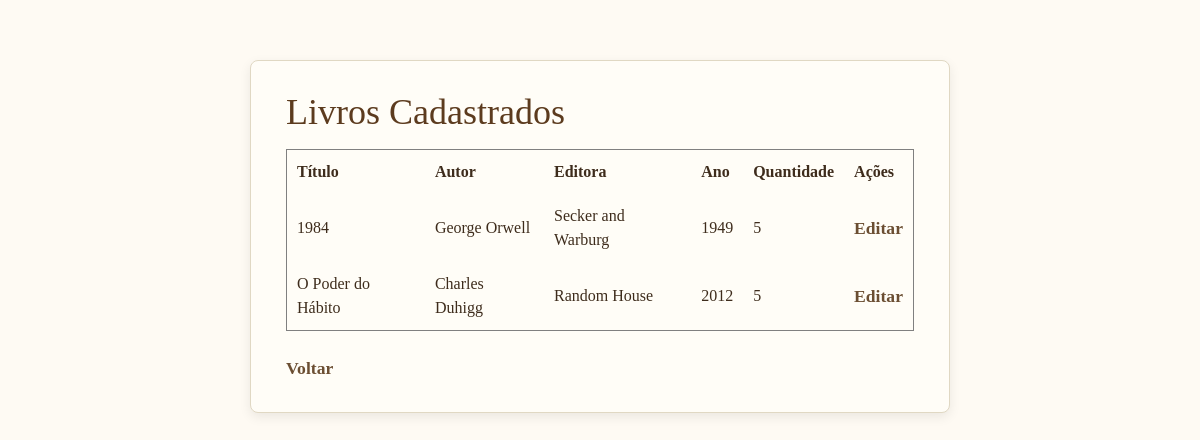
The app's page /lista.php (signed in), older data.
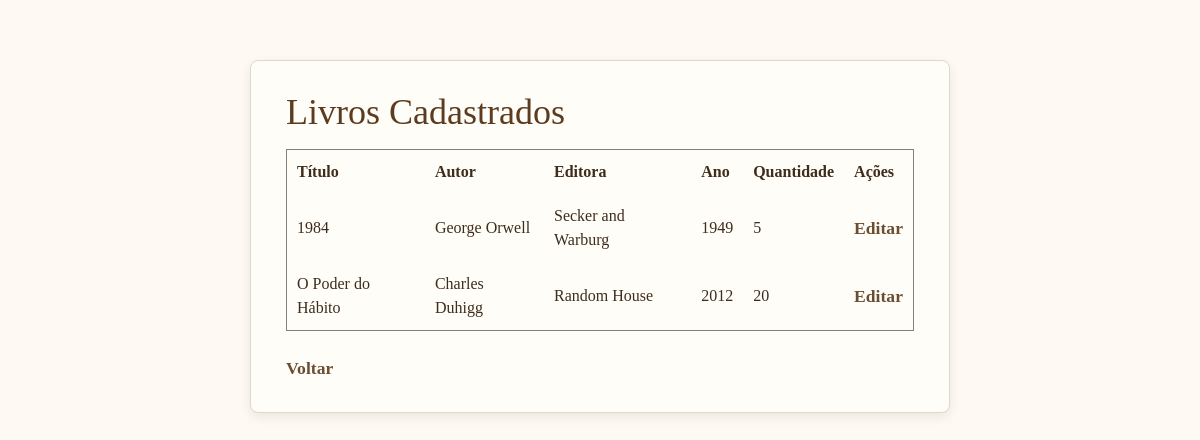
The same page, newer data.
### tables this page shows
CREATE TABLE `livros` (
  `idLivro` int(11) NOT NULL,
  `titulo` varchar(255) NOT NULL,
  `Sessão` varchar(30) NOT NULL,
  `autor` varchar(150) NOT NULL,
  `editora` varchar(100) DEFAULT NULL,
  `ano_publicacao` int(11) DEFAULT NULL,
  `quantidade` int(11) NOT NULL,
  `data_cadastro` timestamp NOT NULL DEFAULT current_timestamp()
);

### lista.php (the view, shortened to what this page needs)
<?php
require 'banco.php';
$sql = "SELECT idLivro, titulo, autor, editora, ano_publicacao, quantidade FROM livros ORDER BY titulo ASC";
$resultado = mysqli_query($connect, $sql);
?>
<!DOCTYPE html>
<html lang="pt-BR">
<head>
<link rel="stylesheet" href="css/bootstrap.min.css">
    <link rel="stylesheet" href="css/estilo.css">
</head>
<body>
<div class="container">
    <h2>Livros Cadastrados</h2>
    <table border="1" cellpadding="10" cellspacing="0">
        <thead>
            <tr>
                <th>Título</th>
                <th>Autor</th>
                <th>Editora</th>
                <th>Ano</th>
                <th>Quantidade</th>
                <?php if ($_SESSION['funcao'] === 'gerente'): ?>
                    <th>Ações</th>
                <?php endif; ?>
            </tr>
        </thead>
        <tbody>
            <?php while ($livro = mysqli_fetch_assoc($resultado)): ?>
                <tr>
                    <td><?= htmlspecialchars($livro['titulo']) ?></td>
                    <td><?= htmlspecialchars($livro['autor']) ?></td>
                    <td><?= htmlspecialchars($livro['editora']) ?></td>
                    <td><?= htmlspecialchars($livro['ano_publicacao']) ?></td>
                    <td><?= htmlspecialchars($livro['quantidade']) ?></td>
                    <?php if ($_SESSION['funcao'] === 'gerente'): ?>
                        <td><a href="editar_livro.php?id=<?= $livro['idLivro'] ?>">Editar</a></td>
                    <?php endif; ?>
                </tr>
            <?php endwhile; ?>
        </tbody>
    </table>
    <br>
    <a href="index.php">Voltar</a>
</div>
</body>
</html>

### css/estilo.css (style rules this page uses)
body { font-family: 'Georgia', serif; background-color: #fefaf3; color: #3e2c1c; margin: 0; padding: 20px; }
.container { max-width: 700px; margin: 40px auto; background: #fffdf7; padding: 30px 35px; border-radius: 8px; box-shadow: 0 4px 12px rgba(0, 0, 0, 0.08); border: 1px solid #e0d8c3; }
h1, h2, h3 { font-size: 2.25rem; color: #5c3b1e; font-family: 'Palatino Linotype', 'Book Antiqua', Palatino, serif; margin-bottom: 15px; }
a { color: #6b4e32 !important; text-decoration: none; font-weight: 600; font-size: 1.10rem; }

Row changes from the older to the newer data that the page shows:
changed livros "O Poder do Hábito": quantidade "5" → "20"
